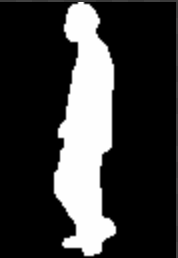
#> input picture fft/pedestrian.png, 178 x 258 px
$ python 2d-fft.py
#> lines starting #> are read from the running program, lines starting #| are printed output that depends on the picture
# %%
import numpy as np
import matplotlib.pyplot as plt
import cv2

# フーリエ変換


def FFT(img):
    # フーリエ変換
    fimg = np.fft.fft2(img)
    fimg = np.fft.fftshift(fimg)  # 低周波成分を中央に寄せる
    # 符号を保ったまま対数処理
    real = fimg.real
    real[real > 0] = np.log10(real[real > 0])
    real[real < 0] = -np.log10(-real[real < 0])
    imag = fimg.imag
    imag[imag > 0] = np.log10(imag[imag > 0])
    imag[imag < 0] = -np.log10(-imag[imag < 0])
    return real, imag


# 逆フーリエ変換
def IFFT(real, imag):
    # 符号を保ったまま指数処理
    real[real > 0] = 10**real[real > 0]
    real[real < 0] = -10**(-real[real < 0])
    imag[imag > 0] = 10**imag[imag > 0]
    imag[imag < 0] = -10**(-imag[imag < 0])
    # 複素数行列
    fimg = np.zeros(real.shape, np.complex128)
    fimg.real = real
    fimg.imag = imag
    # 逆フーリエ変換
    fimg = np.fft.ifftshift(fimg)
    img = np.fft.ifft2(fimg)
    img = img.real
    img = img.clip(0, 255).astype(np.uint8)
    return img

# 画像の表示関数


def show(img):
    plt.figure()
    plt.imshow(img)
    plt.gray()
    plt.show()

# FFT画像の表示関数


def showfft(real, imag):
    fimg = np.zeros(real.shape, np.complex128)
    fimg.real = real
    fimg.imag = imag
    img = np.abs(fimg)
    plt.figure()
    plt.imshow(img)
    plt.gray()
    plt.show()


# グレースケール読み込み
img = cv2.imread('pedestrian.png', 0)
#> img is the input picture: shape (258, 178); min 0, max 255, mean 56.7
show(img)

# フーリエ変換
real, imag = FFT(img)
#> in FFT, `real = fimg.real`:
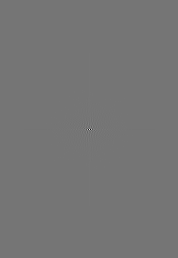
#> real: shape (258, 178) float64; min -2231013.5, max 2605771, mean 58; drawn with min black and max white
#> in FFT, `real[real > 0] = np.log10(real[real > 0])`:
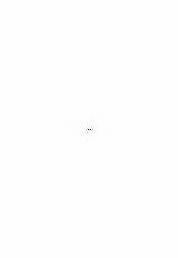
#> real: shape (258, 178) float64; min -2231013.5, max 6.42, mean -975.7; drawn with min black and max white
#> in FFT, `real[real < 0] = -np.log10(-real[real < 0])`:
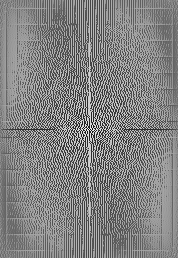
#> real: shape (258, 178) float64; min -6.35, max 6.42, mean 0.171; drawn with min black and max white
#> in FFT, `imag[imag < 0] = -np.log10(-imag[imag < 0])`:
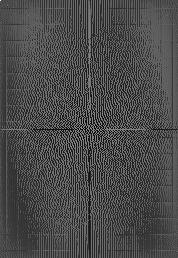
#> imag: shape (258, 178) float64; min -5.55, max 13.48, mean 0.00844; drawn with min black and max white
showfft(real, imag)
#> in showfft, `plt.show()`:
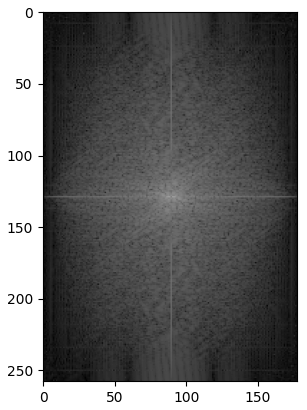
#> figure drawn by matplotlib, 1 panel

# 逆フーリエ変換
img = IFFT(real, imag)
#> in IFFT, `real[real > 0] = 10**real[real > 0]`:
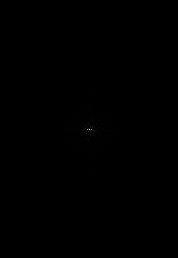
#> real: shape (258, 178) float64; min -6.35, max 2605771, mean 1033.9; drawn with min black and max white
show(img)


# %%
